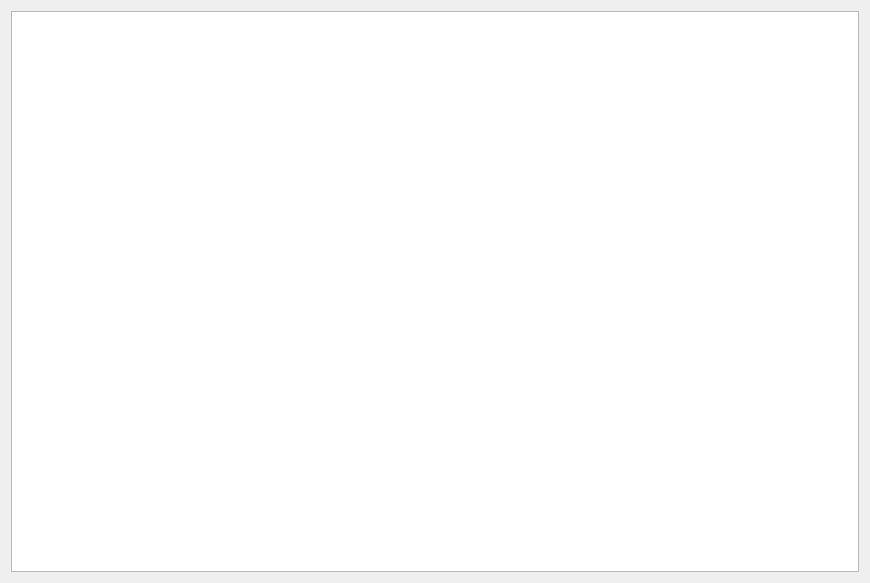
<?xml version="1.0" encoding="UTF-8"?>
<ui version="4.0">
 <class>textedit</class>
 <widget class="QWidget" name="textedit">
  <property name="geometry">
   <rect>
    <x>0</x>
    <y>0</y>
    <width>870</width>
    <height>583</height>
   </rect>
  </property>
  <property name="windowTitle">
   <string>Form</string>
  </property>
  <layout class="QVBoxLayout" name="verticalLayout">
   <item>
    <widget class="QTextEdit" name="textEdit"/>
   </item>
  </layout>
 </widget>
 <resources/>
 <connections/>
</ui>
